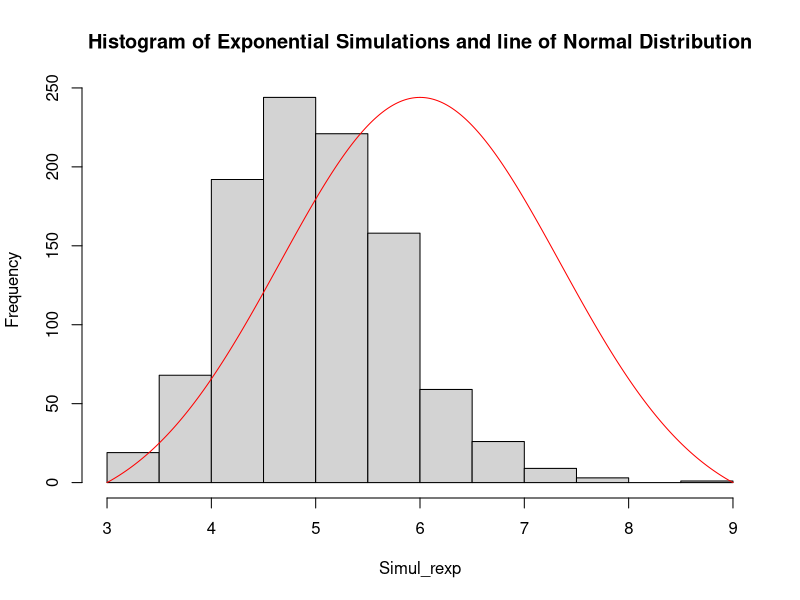

This chart was generated by the following R code:
#1-1. Show the sample mean and compare it to the theoretical mean of the distribution.
lambda <- 0.2

Simul_rexp <- NULL
for (i in 1:1000){Simul_rexp <- c(Simul_rexp, mean(rexp(40, lambda)))}

Simul_mean <- mean(Simul_rexp)
Theo_mean <- 1 / lambda

matrix(data = c(Simul_mean, Theo_mean), nrow = 1, ncol = 2, 
       dimnames = list("Result", c("Mean of Simulations", "Theoretical Mean")))

#1-2. Show how variable the sample is (via variance) and compare it to the theoretical variance of the distribution.
Simul_var <- var(Simul_rexp)
Theo_var <- 1 / lambda

matrix(data = c(Simul_mean, Theo_mean), nrow = 1, ncol = 2, 
       dimnames = list("Result", c("Variance of Simulations", "Theoretical Variance")))

#1-3. Show that the distribution is approximately normal.
hist(Simul_rexp, main = "Histogram of Exponential Simulations and line of Normal Distribution")
clt <- seq(0, 10, length = 1000)
par(new = T)
plot(clt, dnorm(clt, mean = Theo_mean, sd = sqrt(Theo_var)), 
     xlab = "", ylab = "", type = "l", axes = F, col = "red")

